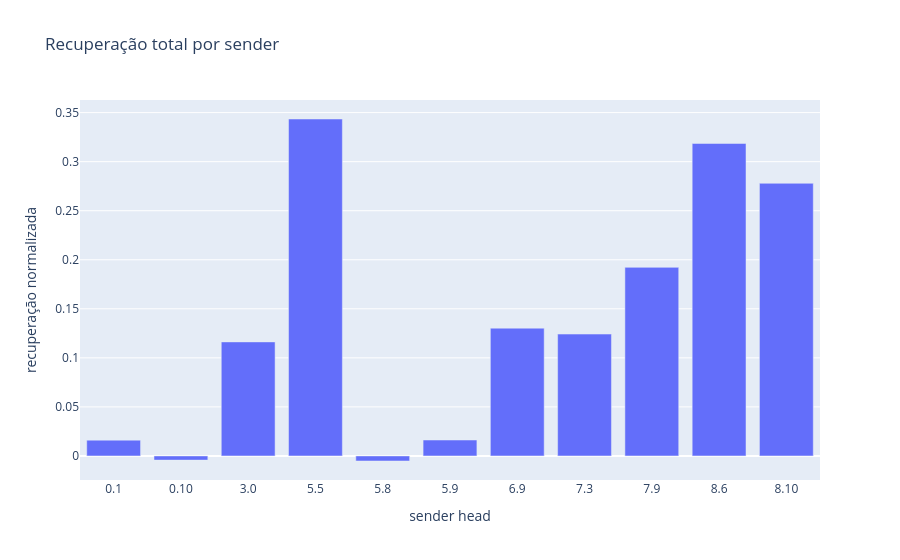

Source (notebook cell):
### Markdown cell above
## 1. Sender → resultado final

Primeiro aplicamos patch na saída `z` de uma sender inteira. Isso mede seu efeito causal total através de **todos** os caminhos downstream.

Depois compararemos esse valor com arestas individuais. Uma aresta pequena não contradiz um efeito total grande: a sender pode distribuir informação por vários receivers.

### Code cell
def patch_sender_output(
    corrupted_z: torch.Tensor,
    hook,
    *,
    head: int,
) -> torch.Tensor:
    patched = corrupted_z.clone()
    patched[:, :, head, :] = clean_cache[hook.name][:, :, head, :]
    return patched


upstream_senders = CIRCUIT["duplicate token"] + CIRCUIT["induction"]
s_inhibition_senders = CIRCUIT["s2 inhibition"]
selected_senders = upstream_senders + s_inhibition_senders
sender_to_final = {}

with torch.no_grad():
    for layer, head in selected_senders:
        logits = model.run_with_hooks(
            corrupted_tokens,
            fwd_hooks=[
                (
                    utils.get_act_name("z", layer),
                    partial(patch_sender_output, head=head),
                )
            ],
        )
        sender_to_final[(layer, head)] = ioi_metric(logits).item()

figure = go.Figure(
    data=go.Bar(
        x=[f"{layer}.{head}" for layer, head in selected_senders],
        y=[sender_to_final[sender] for sender in selected_senders],
    )
)
figure.update_layout(
    title="Recuperação total por sender",
    xaxis_title="sender head",
    yaxis_title="recuperação normalizada",
)
figure.show()

### Figure 1 — Plotly figure (JSON) as saved in the notebook; plotly's stock layout.template omitted (floating-point values rounded to 4 significant figures)
{"data": [{"type": "bar", "x": ["0.1", "0.10", "3.0", "5.5", "5.8", "5.9", "6.9", "7.3", "7.9", "8.6", "8.10"], "y": [0.01612, -0.004257, 0.1163, 0.3435, -0.005153, 0.01624, 0.1303, 0.1242, 0.1922, 0.3186, 0.2779]}], "layout": {"title": {"text": "Recuperação total por sender"}, "xaxis": {"title": {"text": "sender head"}}, "yaxis": {"title": {"text": "recuperação normalizada"}}}}
